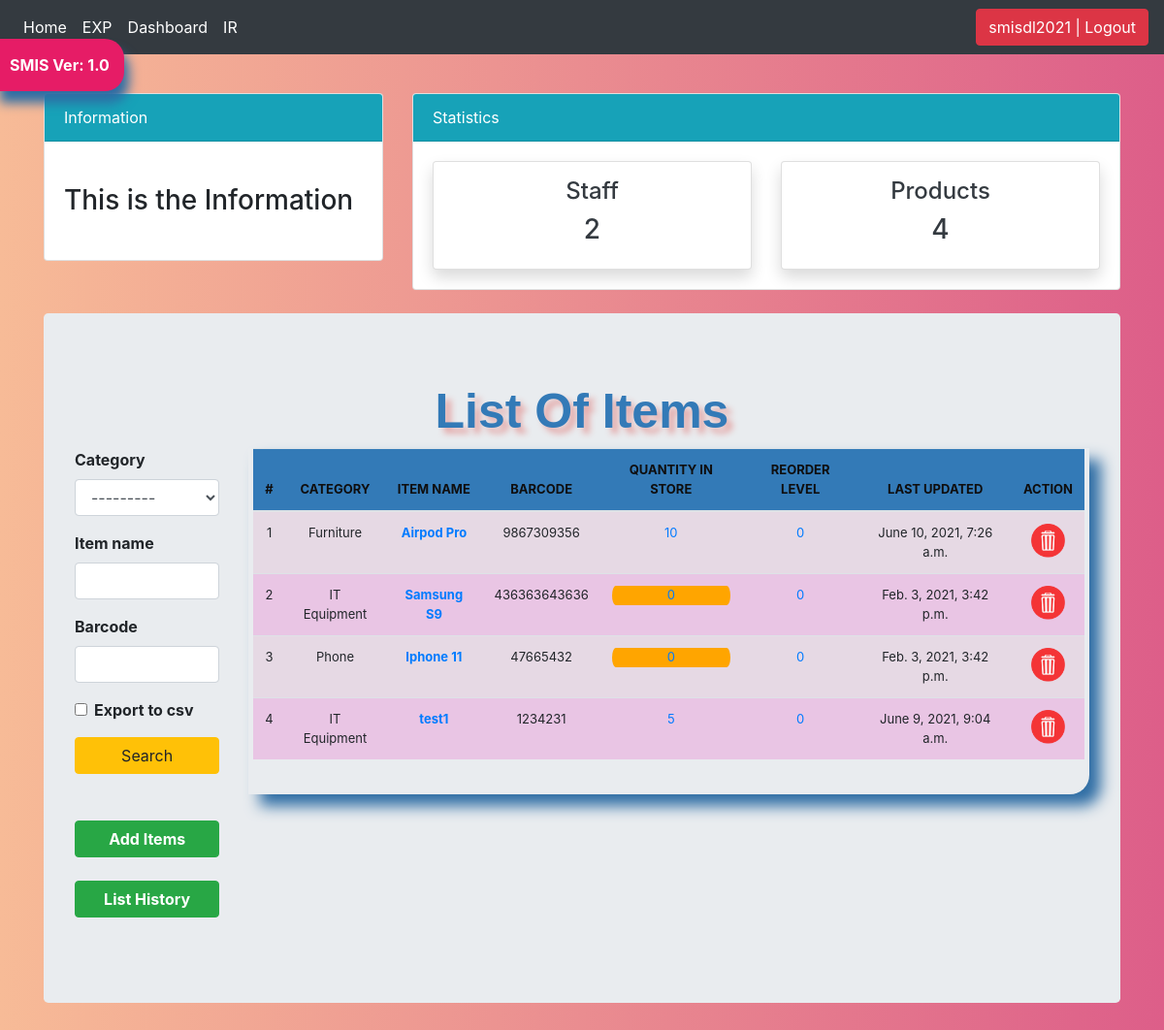
The app's page /list_items/ (signed in) with its own data.
### stockmgmt/models.py (models this page shows, shortened)
class Stock(models.Model):
    category = models.ForeignKey(Category, on_delete=models.CASCADE, blank=True)
    item_name = models.CharField(max_length=50, blank=True, null=True, )
    barcode = models.CharField(max_length=50, blank=True, null=True)
    quantity = models.IntegerField(default='0', blank=True, null=True)
    receive_quantity = models.IntegerField(default='0', blank=True, null=True)
    receive_by = models.CharField(max_length=50, blank=True, null=True)
    issue_quantity = models.IntegerField(default='0', blank=True, null=True)
    issue_by = models.CharField(max_length=50, blank=True, null=True)
    issue_to = models.CharField(max_length=50, blank=True, null=True)
    phone_number = models.CharField(max_length=50, blank=True, null=True)
    created_by = models.CharField(max_length=50, blank=True, null=True)
    reorder_level = models.IntegerField(default='0', blank=True, null=True)
    last_updated = models.DateTimeField()
    timestamp = models.DateTimeField(auto_now_add=True, auto_now=False)
    exp_day = models.DateTimeField()

class Category(models.Model):
    name = models.CharField(max_length=50, blank=True, null=True)
    def __str__(self):
        return self.name

### stockmgmt/views.py (the view, shortened to what this page needs)
# urls.py: path('list_items/', views.list_items, name='list_items'),
@login_required
def list_items(request):
        header = 'List Of Items'
        form = StockSearchForm(request.POST or None)
        queryset =  Stock.objects.all()
        row_title = [
            "#",
            "CATEGORY",
            "ITEM NAME",
            "BARCODE",
            "QUANTITY IN STORE",
            "REORDER LEVEL",
            "LAST UPDATED",
            "ACTION",
        ]
        context = {
            'total': get_total_stock(),
            "header": header,
            'queryset': queryset,
            'form' :form,
            'row_title': row_title,
        }
        category = form['category'].value()
        return render(request, "list_items.html",context)

### stockmgmt/forms.py
class StockSearchForm(forms.ModelForm):
		export_to_CSV = forms.BooleanField(required=False)
		class Meta:
			model = Stock
			fields = ['category', 'item_name', 'barcode']

### stockmgmt/views.py (called while the page is built)
def get_total_stock():
    return Stock.objects.count()

### stockmgmt/templates/list_items.html (shortened to what this page needs)
{% load static %}
{% load crispy_forms_tags %}
<!DOCTYPE html>
<html lang="en">
  <head>
<link href="{% static 'css/stylesheet.css' %}" rel="stylesheet">
<link href="{% static 'css/bootstrap.min.css' %}" rel="stylesheet">
<link href="{% static 'js/jquery-ui-1.12.1/jquery-ui.min.css' %}" rel="stylesheet">
<link href="{% static 'js/jquery-ui-1.12.1/jquery-ui.structure.min.css' %}" rel="stylesheet">
<link href="{% static 'js/jquery-ui-1.12.1/jquery-ui.theme.min.css' %}" rel="stylesheet">
<link rel="stylesheet" href="https://stackpath.bootstrapcdn.com/bootstrap/4.4.1/css/bootstrap.min.css">
  <link href="{% static 'css/navbar-top-fixed.css' %}" rel="stylesheet">
  </head>
<body>
    {% include 'navbar.html' %}
    {% include 'topnav.html' %}
    <br>
<main role="main" class="container">
    <div class="jumbotron">
      <div class = 'header'>{{header}}</div>
      <div class="row" >
        <strong>
          <div class="col-sm-2">
            <form method='POST' action=''>{% csrf_token %}
                {{form|crispy}}
                <input class="btn btn-warning mybutton " type="submit" value='Search'/>
            </form>
            <br>
            <br>
            <a href="/add_items"><div class="btn btn-success mybutton"><strong>Add Items</strong></div></a><br><br>
            <a href="/list_history"><div class="btn btn-success mybutton"><strong>List History</strong></div></a><br>
          </strong>
            <br>
          </div>
            <br>
              <div class = "col-sm-10">
                  <div class="display_table">
                      <table class='table'>
                        {% block table %}
                          <thead>
                            <tr>
                                {% for title in row_title %}
                                <th>{{ title }}</th>
                                {% endfor %}
                            </tr>
                          </thead>
                            {% for instance in queryset %}
                              <tr>
                                <td>{{forloop.counter}}</td>
                                <td>{{instance.category}}</td>
                                <td><a href="{% url 'update_items' instance.id %}"><strong>{{instance.item_name}}</strong></a></td>
                                <td>{{instance.barcode}}</td>
                                <td>
                                    {% if instance.quantity <= instance.reorder_level %}
                                      <div style="background-color: orange; border-radius:30px/80px;" >
                                        <a href="{% url 'stock_detail' instance.id %}">{{instance.quantity}}</a>
                                      </div>
                                      {% else %}
                                        <a href="{% url 'stock_detail' instance.id %}">{{instance.quantity}}</a>
                                    {% endif %}
                                </td>
                                <td><a href="{% url 'reorder_level' instance.id %}">{{instance.reorder_level}}</a></td>
                                <td>{{instance.last_updated}}</td>
                                <td><a href="{% url 'delete_items' instance.id %}"><img src="{% static 'img/buttonDel.png' %}" width="35" height="35"></a> </td>
                                </tr>
                            {% endfor %}
                      {% endblock %}
                      </table>
                  </div>
              </div>
        </div>
</main>
</body>
</html>

### stockmgmt/templates/navbar.html (shortened to what this page needs)
<nav class="navbar navbar-expand-md navbar-dark fixed-top bg-dark">
  <div class="collapse navbar-collapse" id="navbarCollapse">
    <ul class="navbar-nav mr-auto">
      <li class="nav-item active">
        <a class="nav-link" href="/">Home<span class="sr-only">(current)</span></a>
      </li>
      <li class="nav-item active">
        <a class="nav-link" href="/exp_items">EXP</a>
      </li>
    <li class="nav-item active">
      <a class="nav-link" href="/dashboard">Dashboard</a>
    </li>
    <li class="nav-item active">
      <a class="nav-link" href="http://192.168.7.113/">IR</a>
    </li>
    </ul>
    <ul class="navbar-nav">
        {% if request.user.is_authenticated %}
        <li><a href="/accounts/logout"><button class="btn btn-danger">{{ user }} | Logout</button></a></li>
        {% else %}
        <li><a href="/accounts/login">Login</a></li>
        {% endif %}
    </ul>
  </div>
</nav>
<a href="#"><div id="version-display" data-toggle="modal" data-target="#myModal">SMIS Ver: 1.0</div></a>

### stockmgmt/static/css/stylesheet.css (style rules this page uses)
body { background: #dd5e89; background: -webkit-linear-gradient(to left, #dd5e89, #f7bb97); background: linear-gradient(to left, #dd5e89, #f7bb97); min-height: 100vh;; }
.table { font-size: 13px; text-align: center; width: 95%; margin: auto; }
.mybutton { width: 100%; }
.table tr:nth-child(odd) { background: #e6d9e4 }
.table tr:nth-child(even) { background: #e9c5e4 }
th { background-color: #337ab7; color: rgb(15, 14, 14); }
.display_table { border-bottom-right-radius: 20px; padding-left: 5px; padding-right: 5px; padding-bottom: 20px; box-shadow: 12px 12px 15px #2e6da4; }
.header { font-family: helvetica; color: #337ab7; font-size: 50px; text-align: center; width: 100%; text-shadow: 6px 6px 6px #e4aaaa; display: block; font-weight: bolder; }
#version-display { background-color: #e61c66; color: white; box-shadow: 5px 12px 12px #2e6da4; text-align: center; display: inline; font-weight: bolder; padding: 15px; position: fixed; top: 40px; left: -5px; z-index: 3000; border-top-right-radius: 20px; border-bottom-right-radius: 20px; }

### stockmgmt/static/css/navbar-top-fixed.css (style rules this page uses)
body { min-height: 75rem; padding-top: 4.5rem; }

### records on screen
Stock: category "Furniture", item_name "Airpod Pro", barcode "9867309356", quantity "10", reorder_level "0", last_updated "June 10, 2021, 7:26 a.m."
Stock: category "IT Equipment", item_name "Samsung S9", barcode "436363643636", quantity "0", reorder_level "0", last_updated "Feb. 3, 2021, 3:42 p.m."
Stock: category "Phone", item_name "Iphone 11", barcode "47665432", quantity "0", reorder_level "0", last_updated "Feb. 3, 2021, 3:42 p.m."
Stock: category "IT Equipment", item_name "test1", barcode "1234231", quantity "5", reorder_level "0", last_updated "June 9, 2021, 9:04 a.m."

### other values on screen
{{ user }} "smisdl2021"
{{ total }} "4"
{{ header }} "List Of Items"
{{ title }} "#" "CATEGORY" "ITEM NAME" "BARCODE" "QUANTITY IN STORE" "REORDER LEVEL" "LAST UPDATED" "ACTION"
